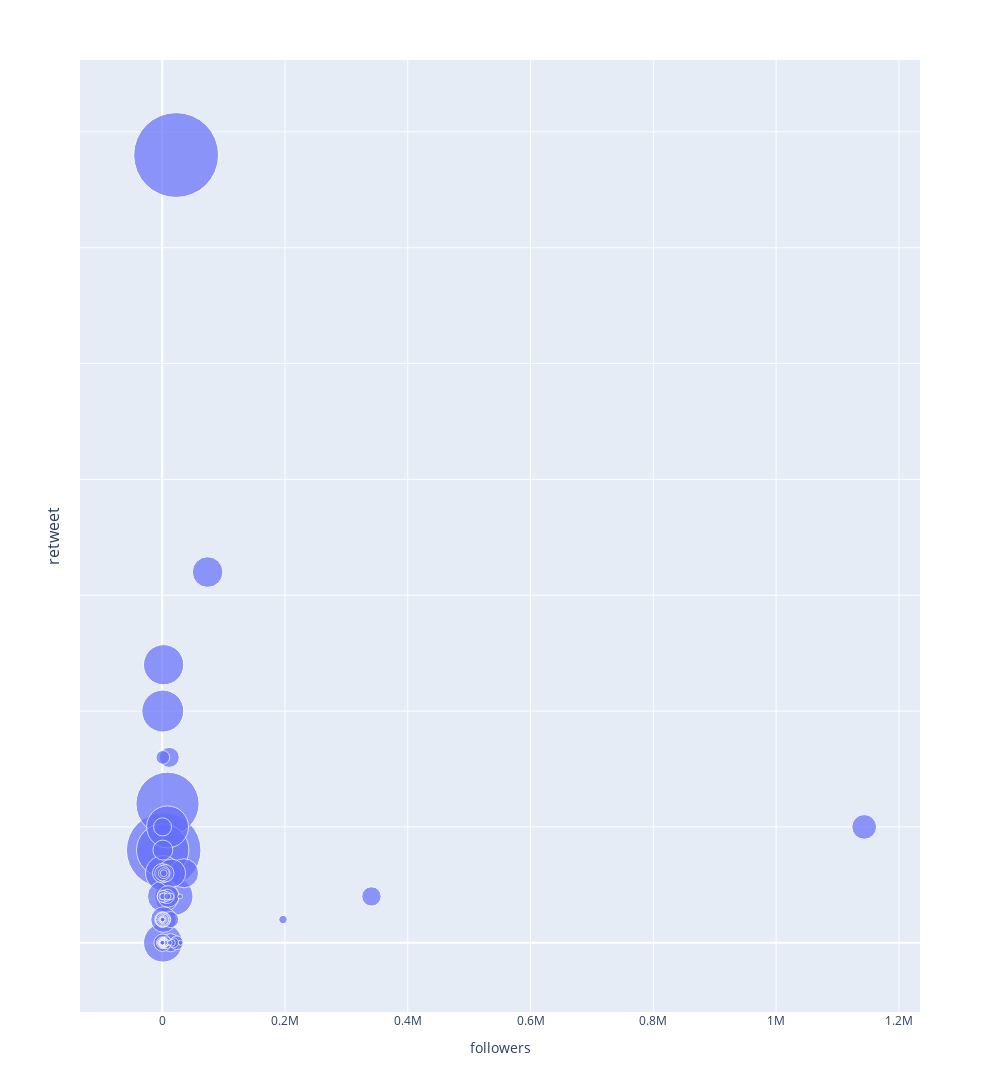

Notebook cell for this chart:
### Code cell
draw_bubble(topInfl, 'followersCount', 'replyCount', 'username', size_ = 'retweetCount',  weight = 60, height=1200, marker_size=None, xaxis= "followers", yaxis = 'retweet')
# fig.write_html("../viz_images/to/topInfluencers_tendaguru.html")

### Figure 1 — Plotly figure (JSON) as saved in the notebook; plotly's stock layout.template omitted (floating-point values rounded to 4 significant figures; data arrays with more than 128 entries replaced by an {"elided": "..."} marker saying what was removed)
{"data": [{"hovertemplate": "<b>%{hovertext}</b><br><br>followers=%{x}<br>retweet=%{y}<br>retweetCount=%{marker.size}<extra></extra>", "hovertext": {"elided": "204 str values"}, "legendgroup": "", "marker": {"color": "#636EFA", "size": {"elided": "204 int values"}, "sizemode": "area", "sizeref": 0.08528, "symbol": "circle"}, "mode": "markers", "name": "", "orientation": "v", "showlegend": false, "type": "scatter", "x": {"elided": "204 int values"}, "xaxis": "x", "y": {"elided": "204 int values"}, "yaxis": "y"}], "layout": {"height": 1200, "legend": {"itemsizing": "constant", "orientation": "h", "title": {"text": "Cluster"}, "tracegroupgap": 0, "x": 1, "xanchor": "right", "y": 1.02, "yanchor": "bottom"}, "margin": {"t": 60}, "width": 1000, "xaxis": {"anchor": "y", "autorange": true, "domain": [0, 1], "range": [-133800.0, 1234000.0], "title": {"text": "followers"}, "type": "linear"}, "yaxis": {"anchor": "x", "autorange": true, "domain": [0, 1], "range": [-2.869, 37.86], "showticklabels": false, "tickfont": {"size": 14}, "title": {"font": {"size": 16}, "text": "retweet"}, "type": "linear"}}}
